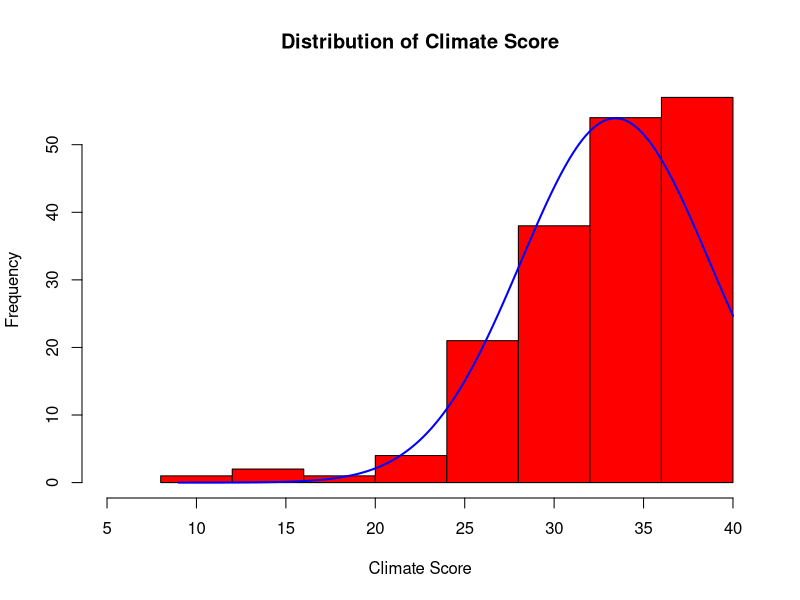
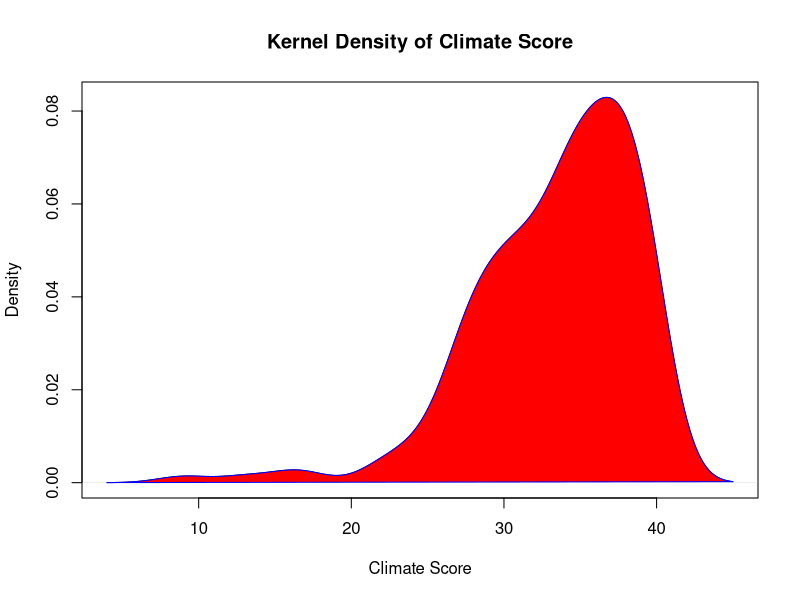
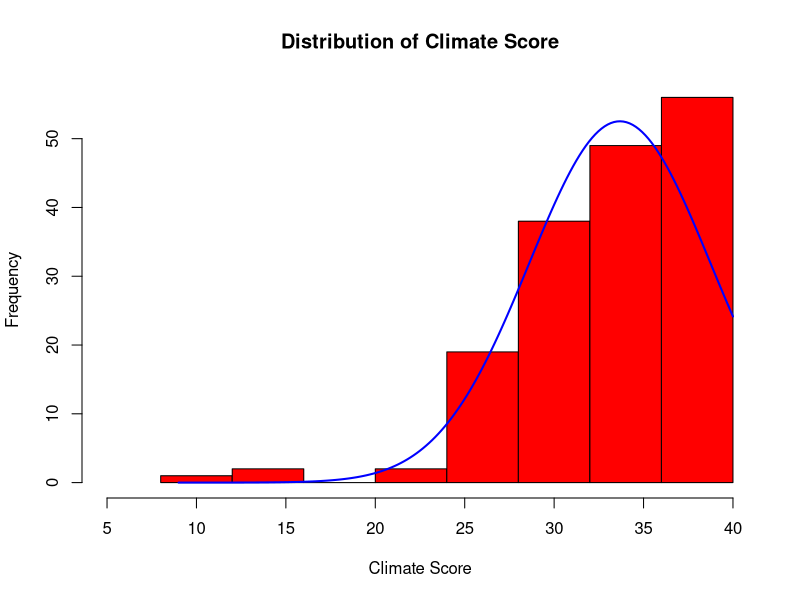
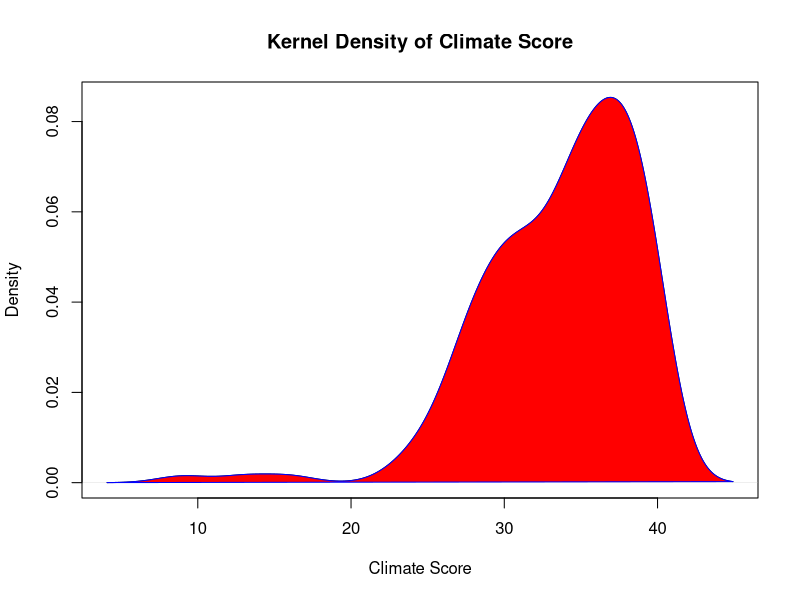

Generate these figures, in order, with R:
## ---- chunk 1
library(knitr)
library(dplyr)
library(ggplot2)
knitr::opts_chunk$set(echo = TRUE)
SHOW_SOLUTIONS = TRUE
## ---- chunk 2
P.df <- read.csv("Stat311Au20GroupProjectSurveyDataProcessed.csv",
                 header=TRUE, as.is=TRUE)
P.df$Ethnicity <- as.factor(P.df$Ethnicity)
P.df$Gender <- as.factor(P.df$Gender)
P.df$Religion <- as.factor(P.df$Religion)
P.df$Study <- as.factor(P.df$Study)
P.df$Origin <- as.factor(P.df$Origin)
P.df$SES <- as.factor(P.df$SES)
P.df$PoliticalAff <- as.factor(P.df$PoliticalAff)
P.df$Education <- as.factor(P.df$Education)
P.df$DataPlan <- as.factor(P.df$DataPlan)
P.df$SubUse <- as.factor(P.df$SubUse)
P.df$Diet <- as.factor(P.df$Diet)
P.df$SIFStudy <- as.factor(P.df$SIFStudy)
## ---- chunk 3
hplot1 <- hist(P.df$ClimateScore, breaks = c(8, 12, 16, 20, 24, 28, 32, 36, 40), xlab = "Climate Score", 
     main = "Distribution of Climate Score", xlim = c(5, 40), col = "red")
xfit<-seq(min(P.df$ClimateScore), max(P.df$ClimateScore), length=178)
yfit<-dnorm(xfit, mean=mean(P.df$ClimateScore), sd=sd(P.df$ClimateScore))
yfit <- yfit*diff(hplot1$mids[1:2])*length(P.df$ClimateScore)
lines(xfit, yfit, col="blue", lwd=2)

kdplot1 <- density(P.df$ClimateScore)
plot(kdplot1, main="Kernel Density of Climate Score", xlab = "Climate Score")
polygon(kdplot1, col="red", border="blue")
## ---- chunk 4
non_rep <- P.df %>% select(PoliticalAff, ClimateScore) %>%
  filter(PoliticalAff != "Republican")

hplot2 <- hist(non_rep$ClimateScore, breaks = c(8, 12, 16, 20, 24, 28, 32, 36, 40), xlab = "Climate Score", 
     main = "Distribution of Climate Score", xlim = c(5, 40), col = "red")
xfit<-seq(min(non_rep$ClimateScore), max(non_rep$ClimateScore), length=178)
yfit<-dnorm(xfit, mean=mean(non_rep$ClimateScore), sd=sd(non_rep$ClimateScore))
yfit <- yfit*diff(hplot2$mids[1:2])*length(non_rep$ClimateScore)
lines(xfit, yfit, col="blue", lwd=2)

kdplot2 <- density(non_rep$ClimateScore)
plot(kdplot2, main="Kernel Density of Climate Score", xlab = "Climate Score")
polygon(kdplot2, col="red", border="blue")
## ---- chunk 5
#table(P.df$PoliticalAff)
PAff.D <- filter(P.df, PoliticalAff == "Democrat" |  PoliticalAff =="No affiliation")
# Add the rest of the code for Part A

PAff.D <- filter(PAff.D, SIFStudy == "Yes" | SIFStudy == "No")
PAff.D$PoliticalAff <- factor(PAff.D$PoliticalAff)
PAff.D$SIFStudy <- factor(PAff.D$SIFStudy)

tabDNA <- table(PAff.D$PoliticalAff, PAff.D$SIFStudy)
tabDNA
## ---- chunk 6
# Large number test. (Yes, as a success)
tabDNA

sum(tabDNA[1,]) * tabDNA[1,2]/sum(tabDNA[1,]) # n1p1
sum(tabDNA[1,]) * (1- (tabDNA[1,2]/sum(tabDNA[1,]))) # n1q1
sum(tabDNA[2,]) * tabDNA[2,2]/sum(tabDNA[2,]) # n2p2
sum(tabDNA[2,]) * (1- (tabDNA[2,2]/sum(tabDNA[2,]))) # n2q2
## ---- chunk 7
meanConfidenceInterval <- function(sample, alpha) {
  x_bar <- mean(sample)
  me <- qnorm(alpha / 2) * (sd(sample) / sqrt(length(sample)))
  lowerBound <- x_bar + me
  upperBound <- x_bar - me
  return(c(lowerBound, upperBound))
}
## ---- chunk 8
meanConfidenceInterval(P.df$ClimateScore, .1)
## ---- chunk 9
meanConfidenceInterval(P.df$ClimateScore, .01)
## ---- chunk 10
sample <- P.df$ClimateScore
z <- (mean(sample) - 32.4) / (sd(sample) / sqrt(length(sample)))
p_val <- 2*pnorm(z, mean=0, sd=1, lower.tail=FALSE)
p_val
p_val <= .05
## ---- chunk 11
diffMeansCI <- function(x1, x2, alpha) {
  x1_bar <- mean(x1)
  x2_bar <- mean(x2)
  s_1 <- sd(x1)
  s_2 <- sd(x2)
  n_1 <- length(x1)
  n_2 <- length(x2)
  me <- qnorm(alpha / 2) * sqrt((s_1^2 / n_1) + (s_2^2 / n_2))
  x <- x1_bar - x2_bar
  return(c(x + me, x - me))
}

dems <- filter(P.df, PoliticalAff=="Democrat")
non_dems <- filter(P.df, PoliticalAff!="Democrat")

diffMeansCI(dems$ClimateScore, non_dems$ClimateScore, .01)
## ---- chunk 12
dems <- filter(P.df, PoliticalAff=="Democrat")
non_dems <- filter(P.df, PoliticalAff!="Democrat")
s1 <- sd(dems$ClimateScore)
s2 <- sd(non_dems$ClimateScore)
n1 <- length(dems$ClimateScore)
n2 <- length(non_dems$ClimateScore)
se <- sqrt((s1^2/n1) + (s2^2/n2))
z <- (mean(dems$ClimateScore) - mean(non_dems$ClimateScore)) / se
p_val <- pnorm(z, mean=0, sd=1, lower.tail=FALSE)
p_val
p_val <= .01
## ---- chunk 13
urb <- filter(P.df, Origin=="Urban")
sub <- filter(P.df, Origin=="Suburban")
s1 <- sd(urb$ClimateScore)
s2 <- sd(sub$ClimateScore)
n1 <- length(urb$ClimateScore)
n2 <- length(urb$ClimateScore)
se <- sqrt((s1^2 / n1) + (s2^2 / n2))
z <- (mean(urb$ClimateScore) - mean(sub$ClimateScore)) / se
p_val <- 2*pnorm(z, mean=0, sd=1)
p_val
p_val <= .01
## ---- chunk 14
P.df[ ,7]
